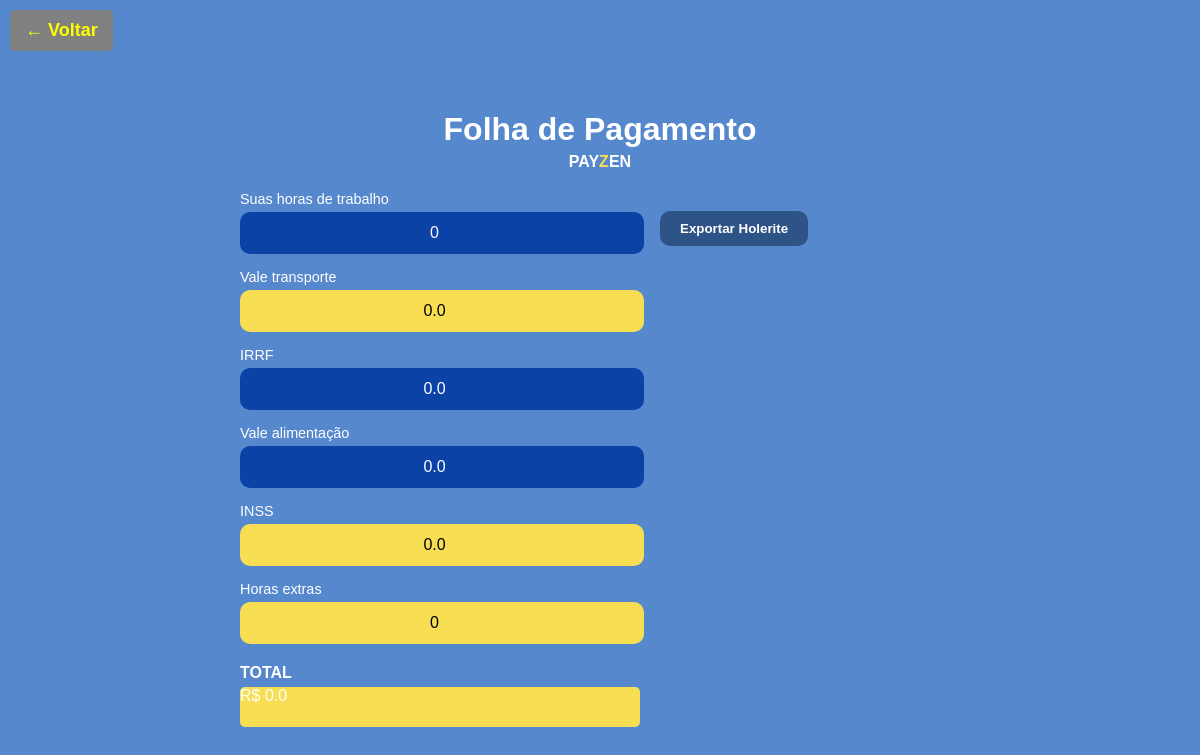
The page /folha_pagamento_funcionario/20 on the database its author committed.
### tables this page shows
CREATE TABLE funcionarios (
            id INTEGER PRIMARY KEY AUTOINCREMENT,
            nome_completo TEXT NOT NULL,
            data_nascimento TEXT NOT NULL,
            salario REAL NOT NULL,
            cpf TEXT UNIQUE NOT NULL,
            cargo TEXT NOT NULL,
            numero_conta TEXT NOT NULL
        , horas_trabalhadas REAL DEFAULT 0, vale_transporte REAL DEFAULT 0, irrf REAL DEFAULT 0, inss REAL DEFAULT 0, vale_alimentacao REAL DEFAULT 0, horas_extras REAL DEFAULT 0);

### app.py (the view)
@app.route('/folha_pagamento_funcionario/<int:id>', methods=['GET'])
def visualizar_folha_pagamento_funcionario(id):
    conn = sqlite3.connect('payzen.db')  # Corrigido para o banco correto
    cursor = conn.cursor()
    cursor.execute("SELECT * FROM funcionarios WHERE id = ?", (id,))
    funcionario = cursor.fetchone()
    if not funcionario:
        return redirect(url_for('busca_funcionario'))
    print(funcionario)  # Depuração: veja os dados que estão sendo retornados
    try:
        salario = float(funcionario[2]) if funcionario[2] else 0.0
    except ValueError:
        salario = 0.0  # Se ocorrer um erro, definimos o salário como 0.0
    horas_trabalhadas = int(funcionario[7]) if funcionario[7] else 0
    vale_transporte = float(funcionario[8]) if funcionario[8] else 0.0
    vale_alimentacao = float(funcionario[10]) if funcionario[10] else 0.0
    irrf = float(funcionario[9]) if funcionario[9] else 0.0
    inss = float(funcionario[11]) if funcionario[11] else 0.0
    horas_extras = int(funcionario[12]) if funcionario[12] else 0
    salario_por_hora = salario / horas_trabalhadas if horas_trabalhadas else 0
    total_a_receber = salario + vale_transporte + vale_alimentacao - irrf - inss + (horas_extras * salario_por_hora)
    funcionario_dict = {
        'id': funcionario[0],
        'nome': funcionario[1],
        'salario': salario,
        'salario_por_hora': salario_por_hora,
        'total_a_receber': total_a_receber,
        'horas_trabalhadas': horas_trabalhadas,
        'vale_transporte': vale_transporte,
        'vale_alimentacao': vale_alimentacao,
        'irrf': irrf,
        'inss': inss,
        'horas_extras': horas_extras
    }
    return render_template('folha_pagamento_funcionario.html', funcionario=funcionario_dict)

### templates/folha_pagamento_funcionario.html (shortened to what this page needs)
<!DOCTYPE html>
<html lang="pt-br">
<head>
  <link rel="stylesheet" href="{{ url_for('static', filename='style2.css') }}">
</head>
<body>
  <a href="{{ url_for('busca_funcionario') }}" class="voltar-btn">
    <span>&#8592;</span> Voltar
  </a>
  <div class="container">
    <header>
      <h1>Folha de Pagamento</h1>
      <div class="logo">PAY<span>Z</span>EN</div>
    </header>
    <div class="content">
        <div class="payment-details">
          <div class="section">
            <label for="work-hours">Suas horas de trabalho</label>
            <input type="number" id="work-hours" class="input-box blue" value="{{ funcionario['horas_trabalhadas'] }}" readonly>
          </div>
          <div class="section">
            <label for="vale-transporte">Vale transporte</label>
            <input type="number" id="vale-transporte" class="input-box yellow" value="{{ funcionario['vale_transporte'] }}" readonly>
          </div>
          <div class="section">
            <label for="irrf">IRRF</label>
            <input type="number" id="irrf" class="input-box blue" value="{{ funcionario['irrf'] }}" readonly>
          </div>
          <div class="section">
            <label for="vale-alimentacao">Vale alimentação</label>
            <input type="number" id="vale-alimentacao" class="input-box blue" value="{{ funcionario['vale_alimentacao'] }}" readonly>
          </div>
          <div class="section">
            <label for="inss">INSS</label>
            <input type="number" id="inss" class="input-box yellow" value="{{ funcionario['inss'] }}" readonly>
          </div>
          <div class="section">
            <label for="extra-hours">Horas extras</label>
            <input type="number" id="extra-hours" class="input-box yellow" value="{{ funcionario['horas_extras'] }}" readonly>
          </div>
          <div class="total">
            <span>TOTAL</span>
            <div class="yellow-box">
              R$ {{ funcionario['total_a_receber'] }}
            </div>
          </div>
        </div>
        <div class="history">
            <div class="export">
                <a href="{{ url_for('gerar_holerite', id=funcionario['id']) }}">
                    <button>Exportar Holerite</button>
                </a>
            </div>
        </div>
    </div>
  </div>
</body>
</html>

### static/style2.css (style rules this page uses)
body { font-family: Arial, sans-serif; margin: 0; padding: 0; background-color: #5688ce; color: white; }
.voltar-btn { position: absolute; top: 10px; left: 10px; background-color: grey; color: yellow; padding: 10px 15px; border-radius: 5px; text-decoration: none; font-size: 18px; font-weight: bold; }
.container { display: flex; flex-direction: column; align-items: center; padding: 90px; }
header { text-align: center; }
header h1 { font-size: 2rem; margin-bottom: 5px; }
header .logo { font-weight: bold; font-size: 1rem; }
header .logo span { color: #f7de53; }
.content { display: flex; margin-top: 20px; gap: 20px; justify-content: center; align-items: flex-start; }
.payment-details { width: 400px; }
.section { margin-bottom: 15px; }
.section label { display: block; font-size: 0.9rem; margin-bottom: 5px; }
.total { margin-top: 20px; }
.total span { font-weight: bold; }
.yellow-box { width: 100%; height: 40px; background-color: #f7de53; border-radius: 5px; margin-top: 5px; }
.history { width: 300px; }
.export { margin-top: 20px; }
.export button { background-color: #2e5386; color: white; border: none; padding: 10px 20px; border-radius: 10px; font-weight: bold; cursor: pointer; }
.input-box { width: 100%; height: 40px; border: none; border-radius: 10px; text-align: center; font-size: 1rem; color: white; }
.input-box.blue { background-color: #0b42a6; }
.input-box.yellow { background-color: #f7de53; color: black; }
.input-box::placeholder { color: rgba(255, 255, 255, 0.7); font-style: italic; }

### rows shown on the page
funcionarios: horas_trabalhadas "0", vale_transporte "0.0", irrf "0.0", vale_alimentacao "0.0", inss "0.0", horas_extras "0"

### other values the page prints
{{ funcionario['total_a_receber'] }} "0.0"
